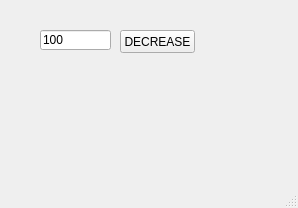
<?xml version="1.0" encoding="UTF-8"?>
<ui version="4.0">
 <class>MainWindow</class>
 <widget class="QMainWindow" name="MainWindow">
  <property name="geometry">
   <rect>
    <x>0</x>
    <y>0</y>
    <width>298</width>
    <height>208</height>
   </rect>
  </property>
  <property name="windowTitle">
   <string>MainWindow</string>
  </property>
  <widget class="QWidget" name="centralwidget">
   <widget class="QLineEdit" name="le">
    <property name="geometry">
     <rect>
      <x>40</x>
      <y>30</y>
      <width>71</width>
      <height>20</height>
     </rect>
    </property>
    <property name="text">
     <string>100</string>
    </property>
   </widget>
   <widget class="QPushButton" name="pb">
    <property name="geometry">
     <rect>
      <x>120</x>
      <y>30</y>
      <width>75</width>
      <height>23</height>
     </rect>
    </property>
    <property name="text">
     <string>DECREASE</string>
    </property>
   </widget>
  </widget>
  <widget class="QMenuBar" name="menubar">
   <property name="geometry">
    <rect>
     <x>0</x>
     <y>0</y>
     <width>298</width>
     <height>21</height>
    </rect>
   </property>
  </widget>
  <widget class="QStatusBar" name="statusbar"/>
 </widget>
 <resources/>
 <connections/>
</ui>
